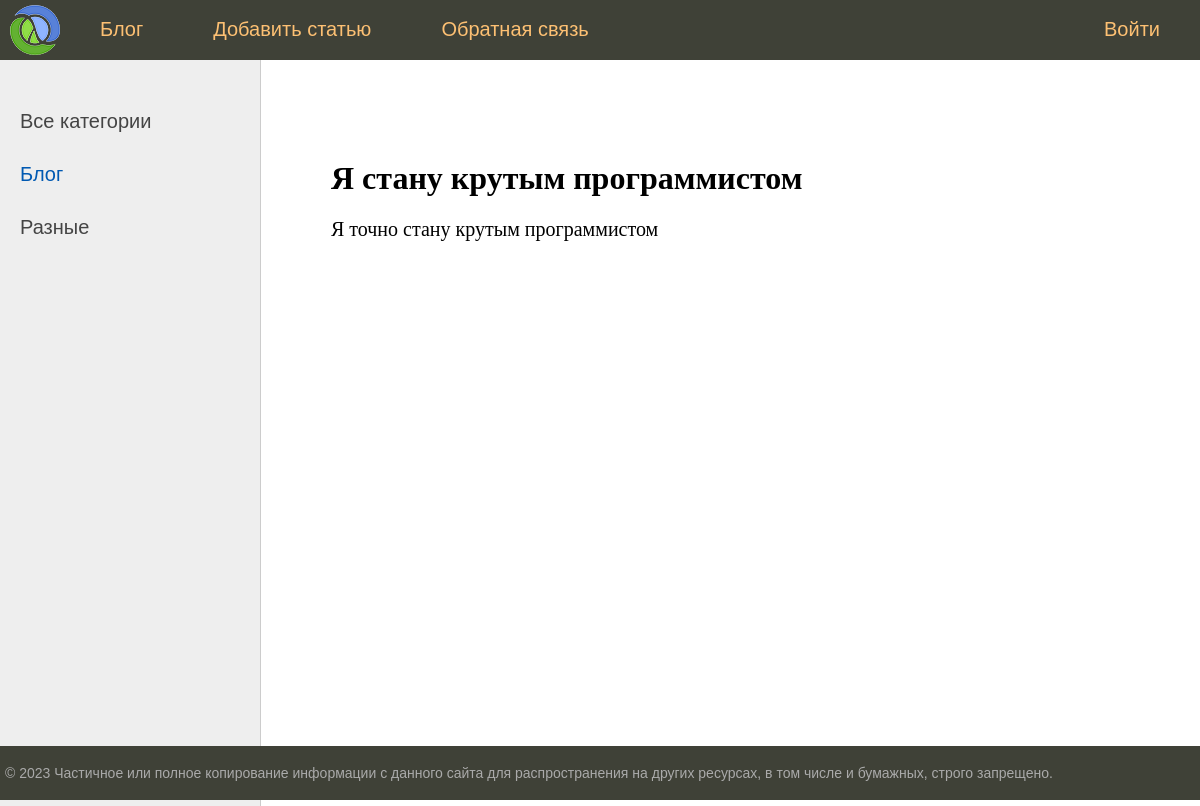
The app's page /post/ya-stanu-krutim-programmistom/ with its own data.
### aset/models.py (models this page shows, shortened)
class Category(models.Model):
    name = models.CharField(max_length=100, db_index=True)
    slug = models.SlugField(max_length=255, unique=True, db_index=True)
    def get_absolute_url(self):
        return reverse('category', kwargs={'cat_slug': self.slug})

class Aset(models.Model):
    class Status(models.IntegerChoices):
        DRAFT = 0, 'Черновик'
        PUBLISHED = 1, 'Опубликовано'
    title = models.CharField(max_length=255)
    slug = models.SlugField(max_length=255, unique=True, db_index=True)
    content = models.TextField(blank=True)
    time_create = models.DateTimeField(auto_now_add=True)
    time_update = models.DateTimeField(auto_now=True)
    is_published = models.BooleanField(choices=Status.choices, default=Status.DRAFT)
    cat = models.ForeignKey('Category', on_delete=models.PROTECT, related_name='posts')
    objects = models.Manager()
    published = PublishedManager()
    class Meta:
        ordering = ['-title']
        indexes = [
            models.Index(fields=['-title'])
        ]

### aset/views.py (the view)
# urls.py: path('post/<slug:post_slug>/', views.show_post, name='post'),
def show_post(request, post_slug):
    post = get_object_or_404(Aset, slug=post_slug)
    data = {
        'title': post.title,
        'menu': menu,
        'post': post,
        'cat_selected': 1,
    }
    return render(request, 'aset/post.html', data)

### aset/templatetags/aset_tags.py (called while the page is built)
@register.inclusion_tag('aset/list_categories.html')
def show_categories(cat_selected=0):
    cats = Category.objects.all()
    return {'cats': cats, 'cat_selected': cat_selected}

### aset/templates/aset/post.html (shortened to what this page needs)
{% extends 'base.html' %}
{% block content %}
<h1>{{post.title}}</h1>
{{post.content|linebreaks}}
{% endblock %}

### aset/templates/aset/list_categories.html
{% for cat in cats %}
{% if cat.id == cat_selected%}
<li class="selected">{{ cat.name }}</li>
{% else %}
<li><a href="{{ cat.get_absolute_url }}">{{ cat.name }}</a></li>
{% endif %}
{% endfor %}

### records on screen
Category: name "Блог"
Category: name "Разные"
Aset: title "Я стану крутым программистом", content "Я точно стану крутым программистом"

### other values on screen
{{ m.title }} "Блог" "Добавить статью" "Обратная связь" "Войти"
